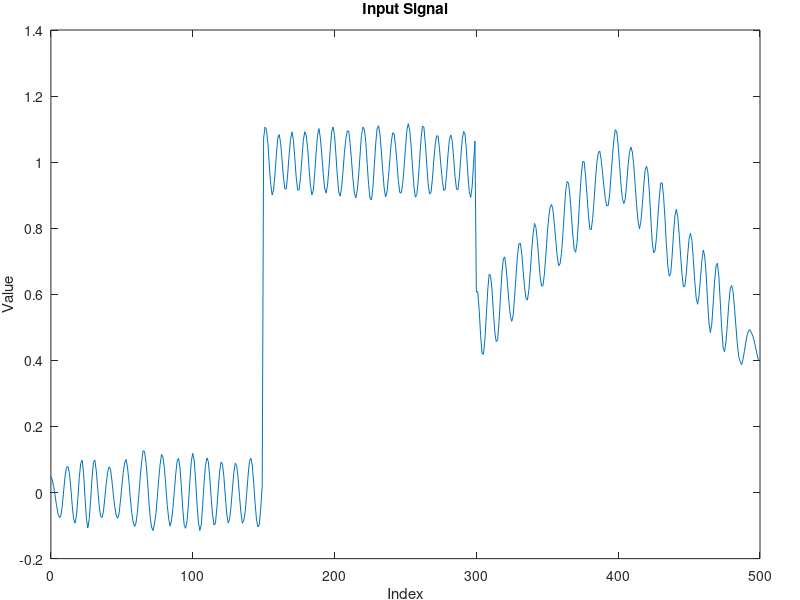

Source code (MATLAB): (Note: this script raises an error after producing the figure.)

rng(23);

clear();
close('all');

numSamples    = 500;
ampFiltSize   = 20;
phaseFiltSize = 50;

vAmp    = rand(numSamples, 1);
vAmp    = 0.2 * conv2(vAmp, ones(ampFiltSize, 1) / ampFiltSize, 'same');
vPhase  = 0.2 * rand(numSamples, 1);
vPhase  = conv2(vPhase, ones(phaseFiltSize, 1) / phaseFiltSize, 'same');
vPhase  = cumsum(vPhase);

vX = linspace(0, numSamples - 1, numSamples);
vX = vX(:);

vC = vAmp .* cos(2 * pi * vPhase);
vL = zeros(numSamples, 1);
vL(001:150) = 0;
vL(151:300) = 1;
vL(301:400) = linspace(0.5, 1.0, 100);
vL(401:500) = linspace(1.0, 0.4, 100);

vY = vC + vL;

hF = figure('Position', [50, 50, 900, 400]);
hA = axes();
set(hA, 'LooseInset', [0.05, 0.05, 0.05, 0.05]);
plot(vX, vY);
title('Input Signal');
xlabel('Index');
ylabel('Value');

writematrix(vY, 'vY.csv');

